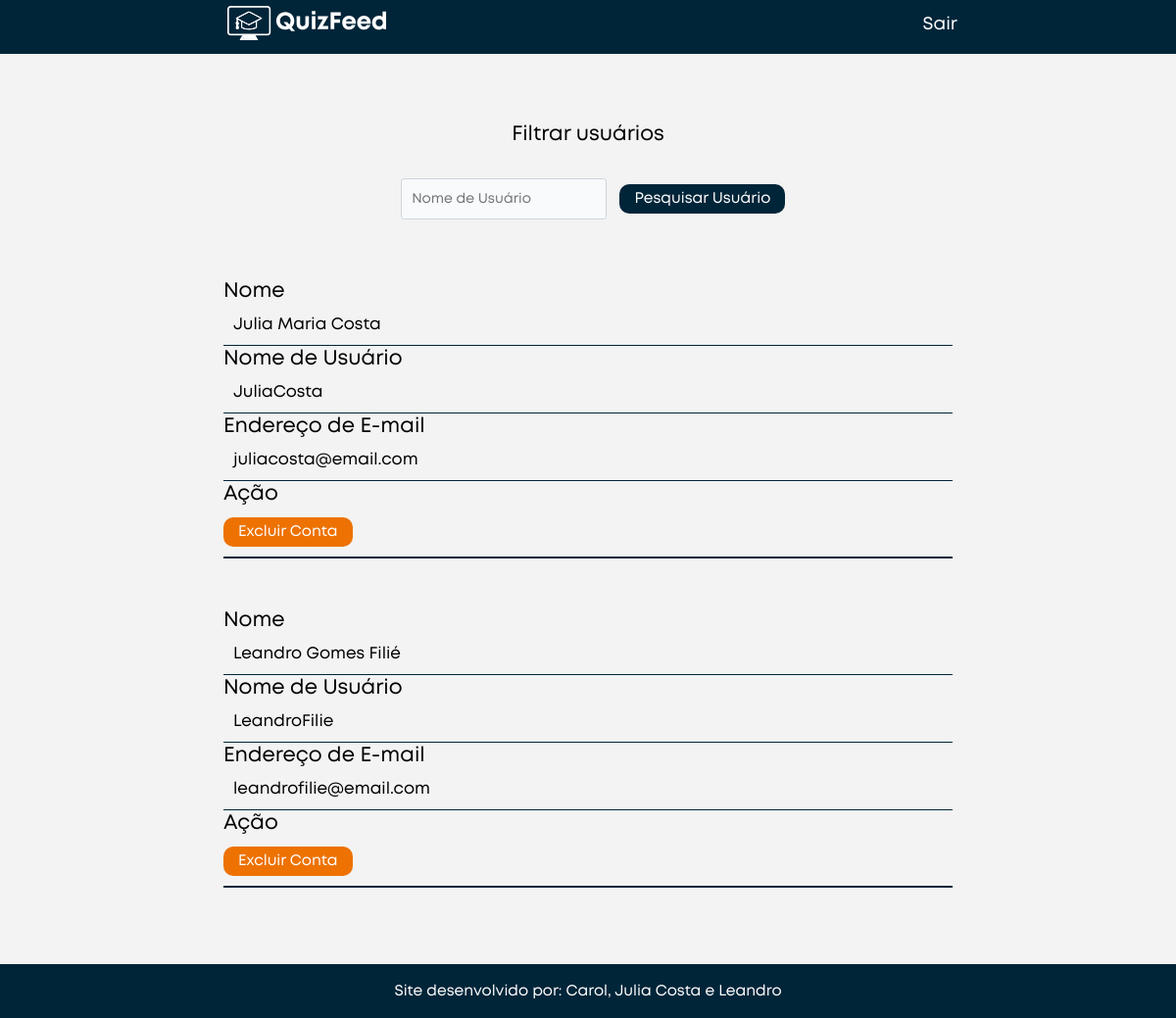
The page /lista_usuarios.php (signed in) on the database as committed earlier.
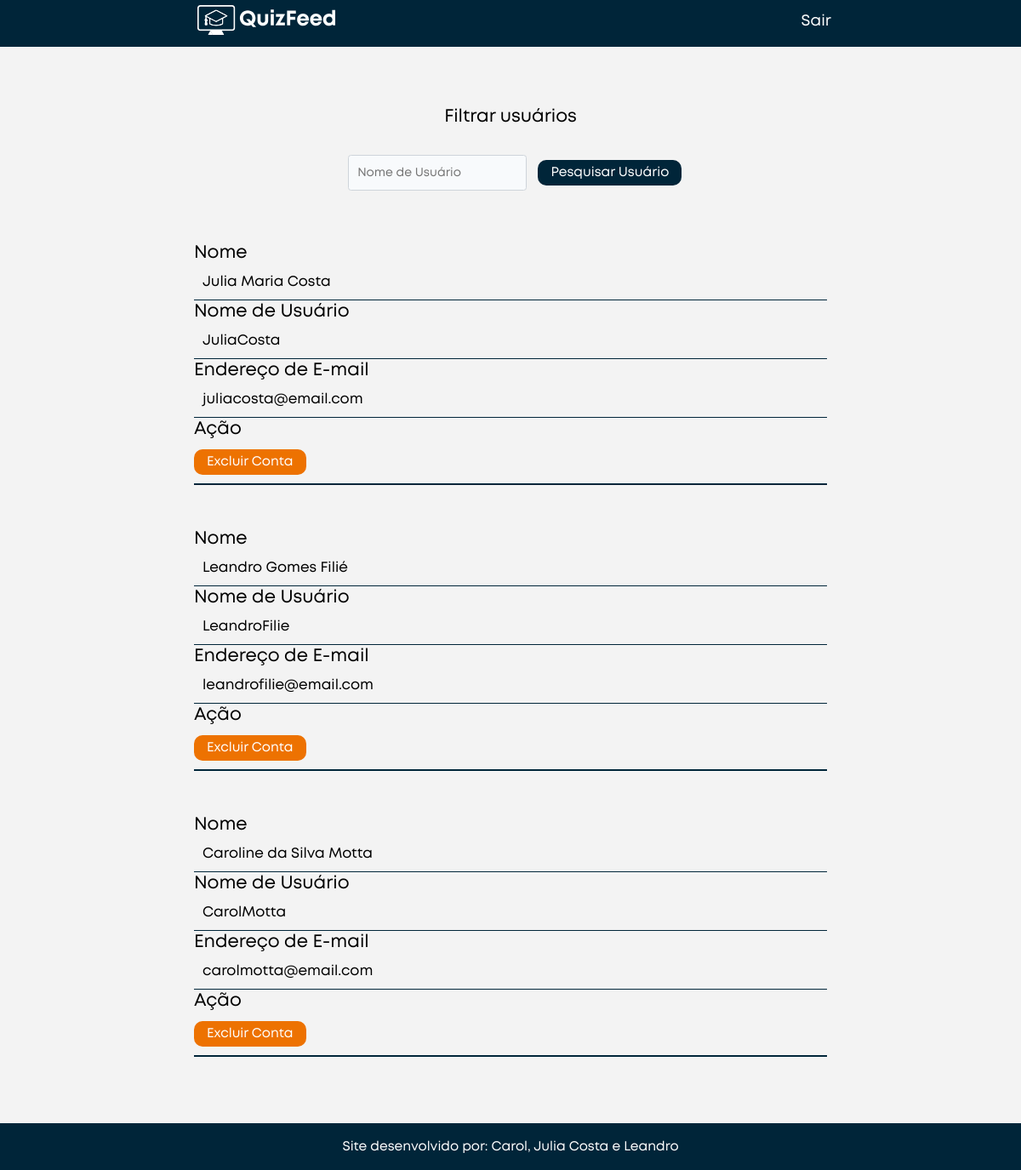
The same page on the database as committed later.
### tables this page shows
CREATE TABLE IF NOT EXISTS `usuario` (
  `id_usuario` int(11) NOT NULL AUTO_INCREMENT,
  `nome` varchar(100) NOT NULL,
  `nome_usuario` varchar(50) NOT NULL,
  `email` varchar(100) NOT NULL,
  `senha` varchar(50) NOT NULL,
  `permissao` int(1) NOT NULL,
  PRIMARY KEY (`id_usuario`),
  UNIQUE KEY `email` (`email`)
);

### lista_usuarios.php (the view, shortened to what this page needs)
<!DOCTYPE html>
<html lang="pt-br">
<head>
    <link rel="stylesheet" href="./Bootstrap/bootstrap.min.css" />
    <link rel="stylesheet" href="./style/main.css">
    <link rel="stylesheet" href="./style/dados.css">
    <link rel="stylesheet" href="./style/menu_mobile.css">
</head>
<body>
  <?php
    include 'conexao.php';
    include 'menu.inc';
    echo '<main>';
              $select = 'SELECT * FROM usuario';
              if($_SESSION["permissao"] == 1){
                echo '
                  <div class="filtro">
                    <h3>Filtrar usuários</h3>
                    <form method="POST" action="lista_usuarios.php">
                      <input type="text" name="nome_usuario" id="nome_usuario" placeholder="Nome de Usuário" />
                      <button>Pesquisar Usuário</button>
                    </form>
                  </div>
                ';
                $resultado = mysqli_query($conexao,$select);
                while($linha = mysqli_fetch_assoc($resultado)){
                  if($linha["id_usuario"] != 0){
                    echo '
                        <div class="data-user-details-adm">
                        <div class="data-user-details-items-adm">
                          <h3>Nome</h3>
                          <p>'.$linha["nome"].' </p>
                        </div>
                        <div class="data-user-details-items-adm">
                          <h3>Nome de Usuário</h3>
                          <p>'.$linha["nome_usuario"].' </p>
                        </div>
                        <div class="data-user-details-items-adm">
                          <h3>Endereço de E-mail</h3>
                          <p>'.$linha["email"].'</p>
                        </div>
                        <div class="data-user-details-items-adm">
                          <h3>Ação</h3>
                          <button class="data-user-delete-adm" id="user-delete" value="'.$linha["id_usuario"].'" data-toggle="modal" data-target="#excluirConta">Excluir Conta</button>
                        </div>
                      </div>
                      ';
                  }
                }
              }
            ?>
    </main>
    <footer>
        <span> Site desenvolvido por: Carol, Julia Costa e Leandro</span>
    </footer>
</body>
</html>

### menu.inc (shortened to what this page needs)
<?php
    echo '
        <header>
            <nav>
                <div><a href="home.php"><img src="./assets/logo.svg" alt="logo" class="logo"></a></div>
                <button id="js-open-menu" class="menu-button">
                    <i class="menu-icon"></i>
                </button>
                <ul class="menu">
                ';
                echo '
                    <li><a href="logout.php">Sair</a></li>
                </ul>
            </nav>
        </header>
    ';
?>

### style/main.css (style rules this page uses)
:root { --azul: #002539; --laranja: #ed7201; }
* { box-sizing: border-box; font-family: "Mont"; }
html { font-size: 14px; }
body { margin: 0; padding: 0; background: #f3f3f3; }
header { width: 100%; top: 0; z-index: 100; height: 55px; }
header nav { margin: 0 auto; display: flex; align-items: center; justify-content: space-around; }
header nav .menu { display: flex; align-items: center; }
header nav .menu li a { display: block; color: white; font-weight: 600; font-size: 1.3rem; }
.logo { width: 13rem; height: 2.5rem; }
ul { list-style: none; }
button { outline: none; }
a { text-decoration: none; color: inherit; }
footer { display: flex; align-items: center; justify-content: center; height: 55px; width: 100%; padding: 15px; background-color: var(--azul); text-align: center; color: white; font-size: 1.1rem; }

### style/dados.css (style rules this page uses)
header { background: var(--azul); }
header nav .menu li:last-child { margin-left: 50px; }
main { display: flex; flex-direction: column; justify-content: flex-start; align-items: center; text-align: center; max-width: 800px; margin: auto; padding: 2rem; min-height: calc(100vh - 110px); }
main .filtro { display: flex; flex-direction: column; justify-content: space-between; align-items: center; margin: 20px auto 50px; flex-wrap: wrap; }
main .filtro h3 { font-size: 1.5rem; }
main .filtro input { width: 15rem; height: 3rem; padding: 0.375rem 0.75rem; margin: 10px; outline: none; border: 1px solid #ced4da; border-radius: 0.25rem; background-color: #f8fafc; font-size: 1rem; color: #212529; white-space: nowrap; font-weight: 400; line-height: 1.5; }
main .filtro button { padding: 5px 15px; margin: 10px 0; border-radius: 10px; border: none; background: var(--azul); color: white; font-size: 1.1rem; cursor: pointer; }
main .data-user-details-adm { display: flex; flex-direction: column; justify-content: center; width: 100%; }
main .data-user-details-adm .data-user-details-items-adm { display: flex; flex-direction: column; align-items: flex-start; border-bottom: 1px solid var(--azul); }
main .data-user-details-adm .data-user-details-items-adm:last-child { margin-bottom: 50px; border-bottom: 2px solid var(--azul); }
main .data-user-details-adm .data-user-details-items-adm h3 { font-size: 1.5rem; margin: 0; }
main .data-user-details-adm .data-user-details-items-adm p { font-size: 1.2rem; margin: 10px; }
main .data-user-details-adm .data-user-details-items-adm button { padding: 5px 15px; margin: 10px 0; border-radius: 10px; border: none; background: var(--laranja); color: white; font-size: 1.1rem; cursor: pointer; }

Rows that differ between the two databases and show on the page:
added usuario: nome "Caroline da Silva Motta", nome_usuario "CarolMotta", email "carolmotta@email.com", $linha["id_usuario"] 3 (drawn)
